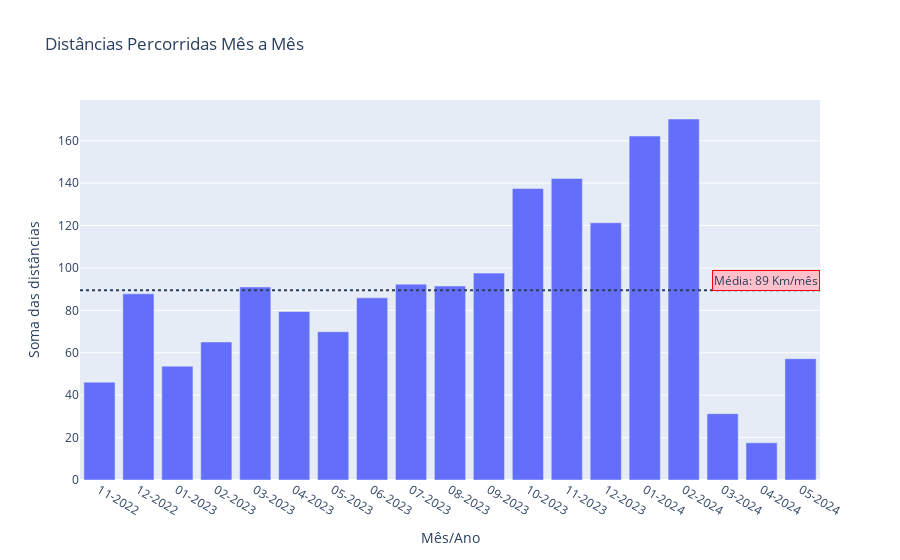

The notebook cell saved with this chart:
### Code cell
# 📏 Quais são as distâncias percorridas mês a mês? ✅
# Agrupar os dados por 'ano_mes' e somar a 'distance'
distancias_percorridas = df.groupby('ano_mes')['distance'].sum().reset_index()

# Calcular distância média
media = distancias_percorridas['distance'].mean()

# Ordenar os dados
distancias_percorridas['ano_mes'] = pd.to_datetime(distancias_percorridas['ano_mes'], format='%m-%Y')
distancias_percorridas.sort_values(by='ano_mes', inplace=True)
distancias_percorridas['ano_mes'] = distancias_percorridas['ano_mes'].dt.strftime('%m-%Y')
distancias_percorridas.columns = ["Mês/Ano", "Soma das distâncias"]

# Plotar o gráfico de barras
fig = px.bar(distancias_percorridas, x='Mês/Ano', y='Soma das distâncias', title='Distâncias Percorridas Mês a Mês')
fig.add_hline(y=media, line_dash="dot", annotation_text="", annotation_position="bottom right")

# Adicionar rótulo de dados na linha da média
fig.add_annotation(
    xref="paper", x=1, y=media,
    text=f"Média: {media:.0f} Km/mês",
    showarrow=False,
    yshift=10,
    bordercolor='red',
    bgcolor='pink')

# Mostrar o gráfico
fig.show()

### Figure 1 — Plotly figure (JSON) as saved in the notebook; plotly's stock layout.template omitted (floating-point values rounded to 4 significant figures)
{"data": [{"alignmentgroup": "True", "hovertemplate": "Mês/Ano=%{x}<br>Soma das distâncias=%{y}<extra></extra>", "legendgroup": "", "marker": {"color": "#636efa", "pattern": {"shape": ""}}, "name": "", "offsetgroup": "", "orientation": "v", "showlegend": false, "textposition": "auto", "type": "bar", "x": ["11-2022", "12-2022", "01-2023", "02-2023", "03-2023", "04-2023", "05-2023", "06-2023", "07-2023", "08-2023", "09-2023", "10-2023", "11-2023", "12-2023", "01-2024", "02-2024", "03-2024", "04-2024", "05-2024"], "xaxis": "x", "y": [46.13, 87.78, 53.67, 65.09, 91.03, 79.48, 69.91, 85.92, 92.36, 91.46, 97.57, 137.5, 142.2, 121.3, 162.2, 170.2, 31.29, 17.53, 57.21], "yaxis": "y"}], "layout": {"annotations": [{"showarrow": false, "text": "", "x": 1, "xanchor": "right", "xref": "x domain", "y": 89.47, "yanchor": "top", "yref": "y"}, {"bgcolor": "pink", "bordercolor": "red", "showarrow": false, "text": "Média: 89 Km/mês", "x": 1, "xref": "paper", "y": 89.47, "yshift": 10}], "barmode": "relative", "legend": {"tracegroupgap": 0}, "shapes": [{"line": {"dash": "dot"}, "type": "line", "x0": 0, "x1": 1, "xref": "x domain", "y0": 89.47, "y1": 89.47, "yref": "y"}], "title": {"text": "Distâncias Percorridas Mês a Mês"}, "xaxis": {"anchor": "y", "domain": [0, 1], "title": {"text": "Mês/Ano"}}, "yaxis": {"anchor": "x", "domain": [0, 1], "title": {"text": "Soma das distâncias"}}}}
